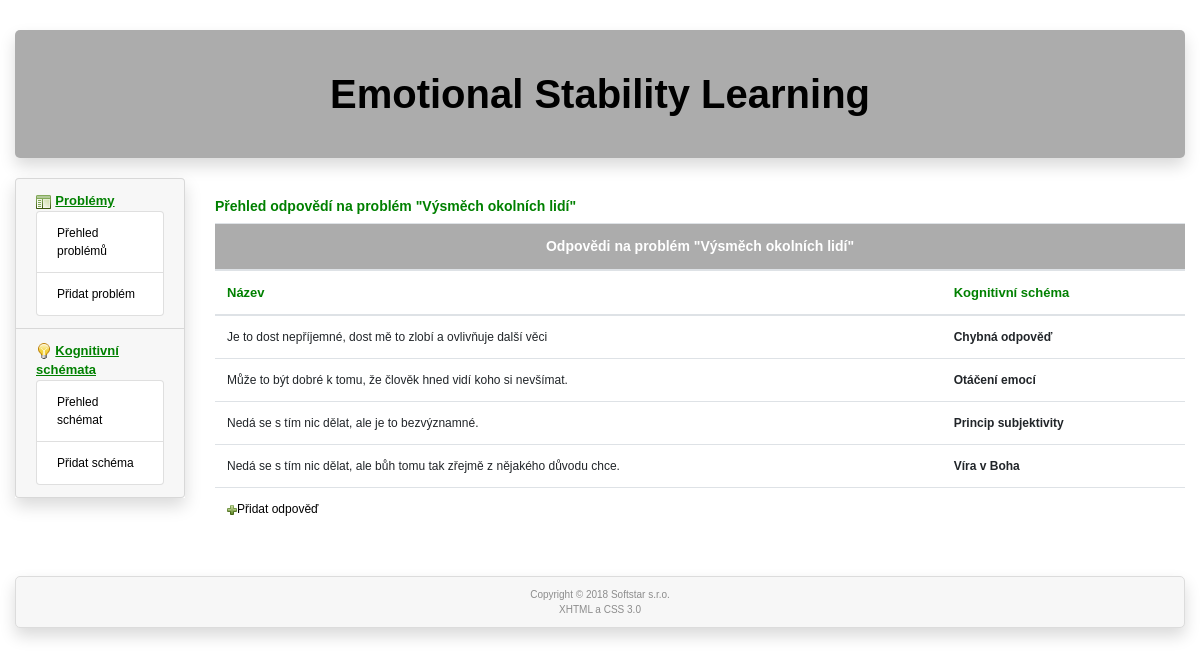
The page /answer-overview/1 on the database its author committed.
### tables this page shows
CREATE TABLE `problem` (
  `id` int(11) NOT NULL,
  `name` varchar(60) NOT NULL,
  `description` text,
  `deleted` int(1) NOT NULL DEFAULT '0'
);

CREATE TABLE `answers` (
  `id` int(11) NOT NULL,
  `id_problem` int(11) NOT NULL,
  `id_cog_schema` int(11) NOT NULL,
  `answer` text NOT NULL,
  `deleted` int(1) NOT NULL DEFAULT '0'
);

### www/administrator/includes/index.php (called while the page is built, shortened)
<?php
  $router = RouterController::getInstance();
  $router->ctrMain(array($_SERVER['REQUEST_URI']));
  $router->showView();
?>

### www/administrator/includes/controllers/AnswerOverviewController.php (called while the page is built, shortened)
<?php
class AnswerOverviewController extends Controller
{
  public function ctrMain($parameters)
  {
    $idp = array_shift($parameters);
    $answerModel = new AnswerModel();
    $answers = $answerModel->selectByIdP(htmlspecialchars($idp, ENT_QUOTES));
    $cschemaModel = new CSchemaModel();
    $num = count($answers);
    for($i = 0; $i < $num; $i++)
    {
      $cschema = $cschemaModel->selectById($answers[$i]['id_cog_schema']);
      $answers[$i]['name'] = $cschema['name'];
    }
    $problemModel = new ProblemModel();
    $problem = $problemModel->selectById(htmlspecialchars($idp, ENT_QUOTES));
  }
}
?>

### www/administrator/models/model.php (called while the page is built, shortened)
<?php
  class model
  {
    private $db;
    static private $instance = null;
    static function getInstance()
    {
      if (self::$instance == null)
      {
        self::$instance = new model();
      }
      return self::$instance;
    }
    function __construct()
    {
      $this->db = new cdb();
    }
    function selectOne($table, array $keys)
    {
      $query = "select * from $table where";
      $i = 0;
      foreach($keys as $name => $value)
      {
        if ($i)
        {
          $query .= " and $name=$value";
        }
        else
        {
          $query .= " $name=$value";
          $i = 1;
        }
      }
      $query .= ";";
      if (!$this->db->query($query))
      {
        RouterController::getInstance()->setError("model::selectOne():".$this->db->get_error().'<br /><br />'.$query.'<br />');
      }
      $arr = $this->db->get_array();
      return $arr;
    }
    function selectArray(array $tables, array $collums, array $keys, $order = '')
    {
      $query = "select ";
      $i = 0;
      foreach($collums as $collum)
      {
        if ($i)
        {
          $query .= ", $collum";
        }
        else
        {
          $query .= "$collum";
          $i = 1;
        }
      }
      $query .= " from ";
      $i = 0;
      foreach($tables as $table)
      {
        if ($i)
        {
          $query .= ", $table";
        }
        else
        {
          $query .= "$table";
          $i = 1;
        }
      }
      if (!empty($keys))
      {
        $query .= " where";
        $i = 0;
        foreach($keys as $name => $value)
        {
          if ($i)
          {
            $query .= " and $name=$value";
          }
          else
          {
            $query .= " $name=$value";
            $i = 1;
          }
        }
      }
      if ($order != '') {
        $query .= " order by $order;";
      }
      else
      {
        $query .= ';';
      }
      if (!$this->db->query($query))
      {
        RouterController::getInstance()->setError($this->db->get_error().'<br /><br />'.$query);
      }
      else
      {
        $i = 0;
        while ($item=$this->db->get_array())
        {
          if (!empty($item))
          {
            $arr[$i] = $item;
            $i++;
          }
        }
      }
      return $arr;
    }
  }
?>

### www/administrator/models/ProblemModel.php (called while the page is built, shortened)
<?php
class ProblemModel
{
  public function selectById($id)
  {
    $model = model::getInstance();
    $problem = $model->selectOne('problem', array ('id' => $id));
    return $problem;
  }
}
?>

### www/administrator/models/cdb.php (called while the page is built, shortened)
<?php
class cdb {
  private $data, $querystring, $error, $conn;
  public $server, $user, $password, $db_name;
  function __construct()
  {
    require("./administrator/cfg/sql.php");
    $this->conn = null;
  }
  function connect() {
    $options=array(
      PDO::ATTR_ERRMODE => PDO::ERRMODE_EXCEPTION,
      PDO::MYSQL_ATTR_INIT_COMMAND => "SET NAMES utf8"
      );
    try {
            $this->conn = @new PDO("mysql:host=".$this->server.";dbname=".$this->db_name, $this->user, $this->password, $options);
    } catch (PDOException $e) {
        $error = 'DB connection failed: ' . $e->getMessage();
    }
    return(1);
  }
  function query($dotaz) {
    try {
      $this->data=$this->conn->prepare($dotaz);
    } catch (PDOException $e) {
      $error = 'Preparation of query failed: ' . $e->getMessage();
      $this->data=null;
    }
    $parameters = array();
    try {
            $this->data->execute($parameters);
    } catch (PDOException $e) {
        $error = 'Execution of query failed: ' . $e->getMessage();
        $this->data=null;
    }
    if ($this->data) { return 1; }
    else  {return 0;}
  }
  function get_array() {
    $arr = array();
    if ($this->data) $arr = $this->data->fetch(PDO::FETCH_ASSOC);
    if (!empty($arr)) {return ($arr); }
    else { return 0; }
  }
};
?>

### www/administrator/cfg/sql.php (called while the page is built)
<?php
  $this->server='localhost';
  $this->user='emotions';
  $this->password='3M0710n5@#';
  $this->db_name='emotions';
?>

### www/administrator/includes/controllers/RouterController.php (called while the page is built, shortened)
<?php
class RouterController extends Controller
{
  protected $controller;
  private function camelNotation($text)
  {
    $sentence = str_replace('-', ' ', $text);
    $sentence = ucwords($sentence);
    $sentence = str_replace(' ', '', $sentence);
    return $sentence;
  }
  private function parseURL($url)
  {
    $parsedURL = parse_url($url);
    $parsedURL["path"] = ltrim($parsedURL["path"], "/");
    $parsedURL["path"] = trim($parsedURL["path"]);
    $divPath = explode("/", $parsedURL["path"]);
    return $divPath;
  }
  public function ctrMain($parameters)
  {
    $parsedURL = $this->parseURL($parameters[0]);
    if (empty($parsedURL[0]))
    {
      $this->controller = new HomePageController();
    }
    else
    {
      $view = array_shift($parsedURL);
      $controllerClass = $this->camelNotation($view) . 'Controller';
      if (file_exists('./administrator/includes/controllers/' . $controllerClass . '.php'))
      {
        if ($view == 'error')
        {
          $this->controller = new $controllerClass('');
        }
        else
        {
          $this->controller = new $controllerClass;
        }
      }
      else
      {
        $this->controller= new ErrorController('Error 404: page not found');
      }
    }
    $this->controller->ctrMain($parsedURL);
  }
}
?>

### www/administrator/models/AnswerModel.php (called while the page is built, shortened)
<?php
class AnswerModel
{
  public function selectByIdP($idp)
  {
    $model = model::getInstance();
    $answers = $model->selectArray(array('answers'), array ('*'), array ('id_problem' => $idp), 'id asc');
    return $answers;
  }
}
?>

### www/administrator/models/CSchemaModel.php (called while the page is built, shortened)
<?php
class CSchemaModel
{
  public function selectById($id)
  {
    $model = model::getInstance();
    $cog_schema = $model->selectOne('cog_schema', array ('id' => $id));
    return $cog_schema;
  }
}
?>

### www/administrator/includes/views/answerOverview.phtml (the view)
<div class="col-sm-10">
  <h4>Přehled odpovědí na problém "<?= $problem['name'] ?>"</h4>
<?php
   $num=count($answers);
   if (!$num) {
     ?>
    <div class="message">Nejsou uloženy žádné odpovědi na problém "<?=$problem['name']?>"<br /><a href="http://<?=$this->siteName?>/answer-new/<?=$problem['id']?>"><img src="http://<?= $this->siteName ?>/administrator/icons/add.png" width="10" height="10" alt="add answer"/>Přidat odpověď</a></div>
     <?php
   } else {
   ?>
  <div class="table-responsive">
    <table class="table table-hover">
      <thead>
        <tr><th colspan="2" class="caption text-center">Odpovědi na problém "<?= $problem['name'] ?>"</th></tr>
        <tr><th>Název</th><th>Kognitivní schéma</th></tr>
      </thead>
      <tbody>
        <?php
         foreach($answers as $answer) {
        ?>
        <tr>
          <td><?=$answer['answer']?></td>
          <td><strong><?=$answer['name']?></strong></td>
        </tr>
           <?php } ?>
        <tr><td colspan="2"><a href="http://<?=$this->siteName?>/answer-new/<?=$problem['id']?>"><img src="http://<?= $this->siteName ?>/administrator/icons/add.png" width="10" height="10" alt="add answer" />Přidat odpověď</a></td>
      </tbody>
    </table>
   <?php } ?>
  </div>
</div>

### www/css/style.css (style rules this page uses)
body { font-family: 'Helvetica CE','Arial CE',sans-serif; font-size: 12px; }
h4 { font-size: 14px; font-weight: bold; color: green; margin-top: 20px; }
table thead tr th.caption { font-weight: bold; background-color: #acacac; color:white; font-size:14px; }
thead { font-size: 13px; font-weight: bold; color: green; }
td a { text-decoration: none; color: black; }

### rows shown on the page
problem: name "Výsměch okolních lidí"
answers: answer "Může to být dobré k tomu, že člověk hned vidí koho si nevšímat.", name "Otáčení emocí"
answers: answer "Nedá se s tím nic dělat, ale je to bezvýznamné.", name "Princip subjektivity"
answers: answer "Nedá se s tím nic dělat, ale bůh tomu tak zřejmě z nějakého důvodu chce.", name "Ví­ra v Boha"

### other values the page prints
$answer['answer'] "Je to dost nepříjemné, dost mě to zlobí a ovlivňuje další věci"
$answer['name'] "Chybná odpověď"
